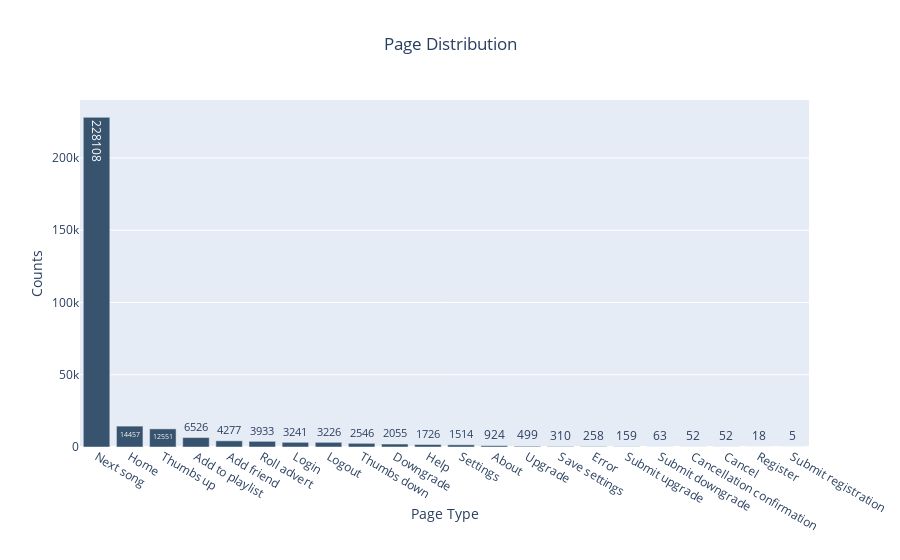

This figure's notebook cell:
### Markdown cell above
## Page Type Distribution

### Code cell
counts_plot(df, 'page',  x_axis='Page Type', y_axis='Counts', title='Page Distribution')

### Figure 1 — Plotly figure (JSON) as saved in the notebook; plotly's stock layout.template omitted (floating-point values rounded to 4 significant figures)
{"data": [{"hoverinfo": "text", "hovertext": ["Total counts of `Next song` is 228108", "Total counts of `Home` is 14457", "Total counts of `Thumbs up` is 12551", "Total counts of `Add to playlist` is 6526", "Total counts of `Add friend` is 4277", "Total counts of `Roll advert` is 3933", "Total counts of `Login` is 3241", "Total counts of `Logout` is 3226", "Total counts of `Thumbs down` is 2546", "Total counts of `Downgrade` is 2055", "Total counts of `Help` is 1726", "Total counts of `Settings` is 1514", "Total counts of `About` is 924", "Total counts of `Upgrade` is 499", "Total counts of `Save settings` is 310", "Total counts of `Error` is 258", "Total counts of `Submit upgrade` is 159", "Total counts of `Submit downgrade` is 63", "Total counts of `Cancellation confirmation` is 52", "Total counts of `Cancel` is 52", "Total counts of `Register` is 18", "Total counts of `Submit registration` is 5"], "marker": {"color": "rgb(55, 83, 109)"}, "text": ["228108", "14457", "12551", "6526", "4277", "3933", "3241", "3226", "2546", "2055", "1726", "1514", "924", "499", "310", "258", "159", "63", "52", "52", "18", "5"], "textposition": "auto", "type": "bar", "x": ["Next song", "Home", "Thumbs up", "Add to playlist", "Add friend", "Roll advert", "Login", "Logout", "Thumbs down", "Downgrade", "Help", "Settings", "About", "Upgrade", "Save settings", "Error", "Submit upgrade", "Submit downgrade", "Cancellation confirmation", "Cancel", "Register", "Submit registration"], "y": [228108, 14457, 12551, 6526, 4277, 3933, 3241, 3226, 2546, 2055, 1726, 1514, 924, 499, 310, 258, 159, 63, 52, 52, 18, 5]}], "layout": {"title": {"text": "Page Distribution", "x": 0.5}, "xaxis": {"title": {"text": "Page Type"}}, "yaxis": {"title": {"text": "Counts"}}}}
